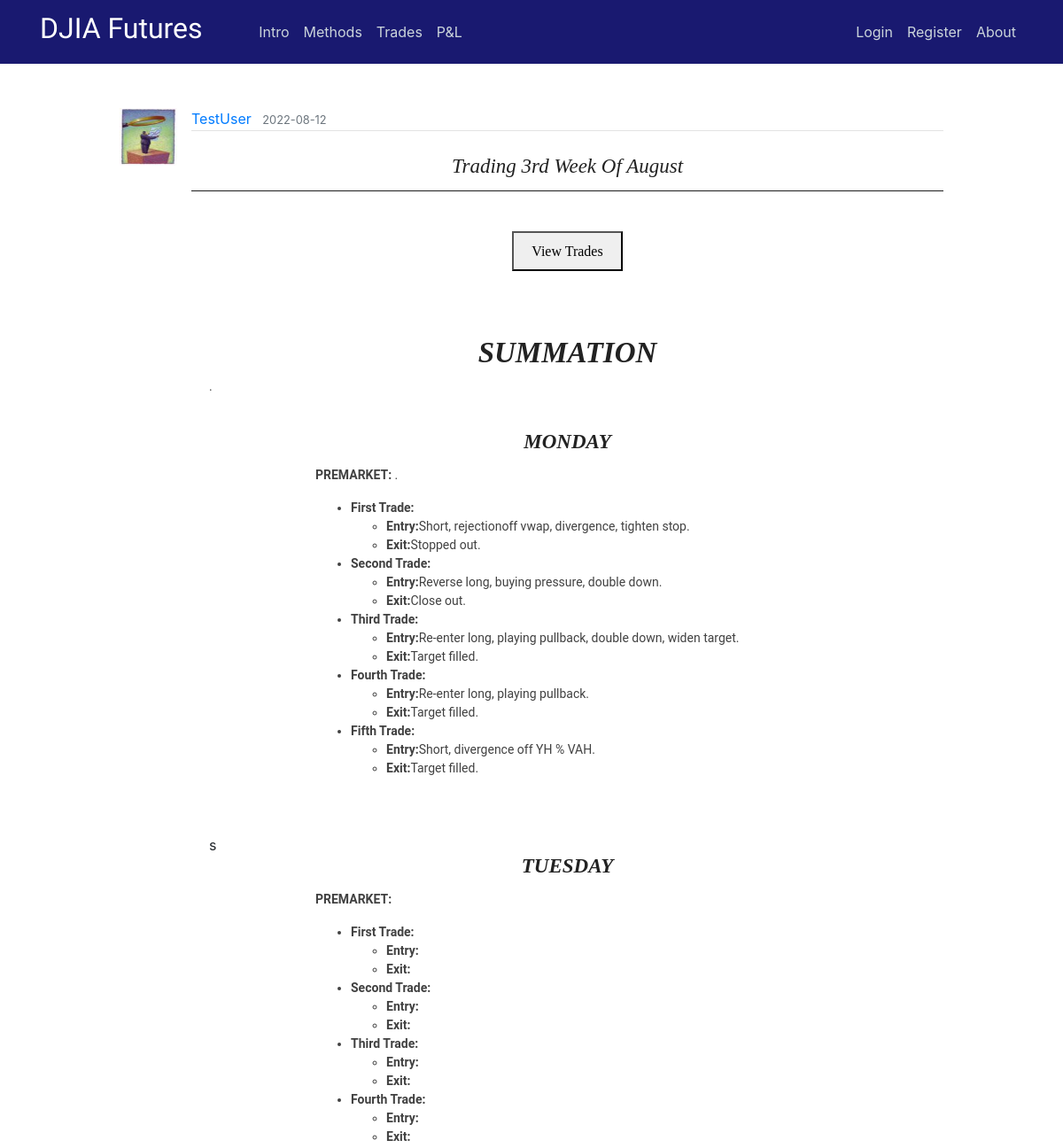
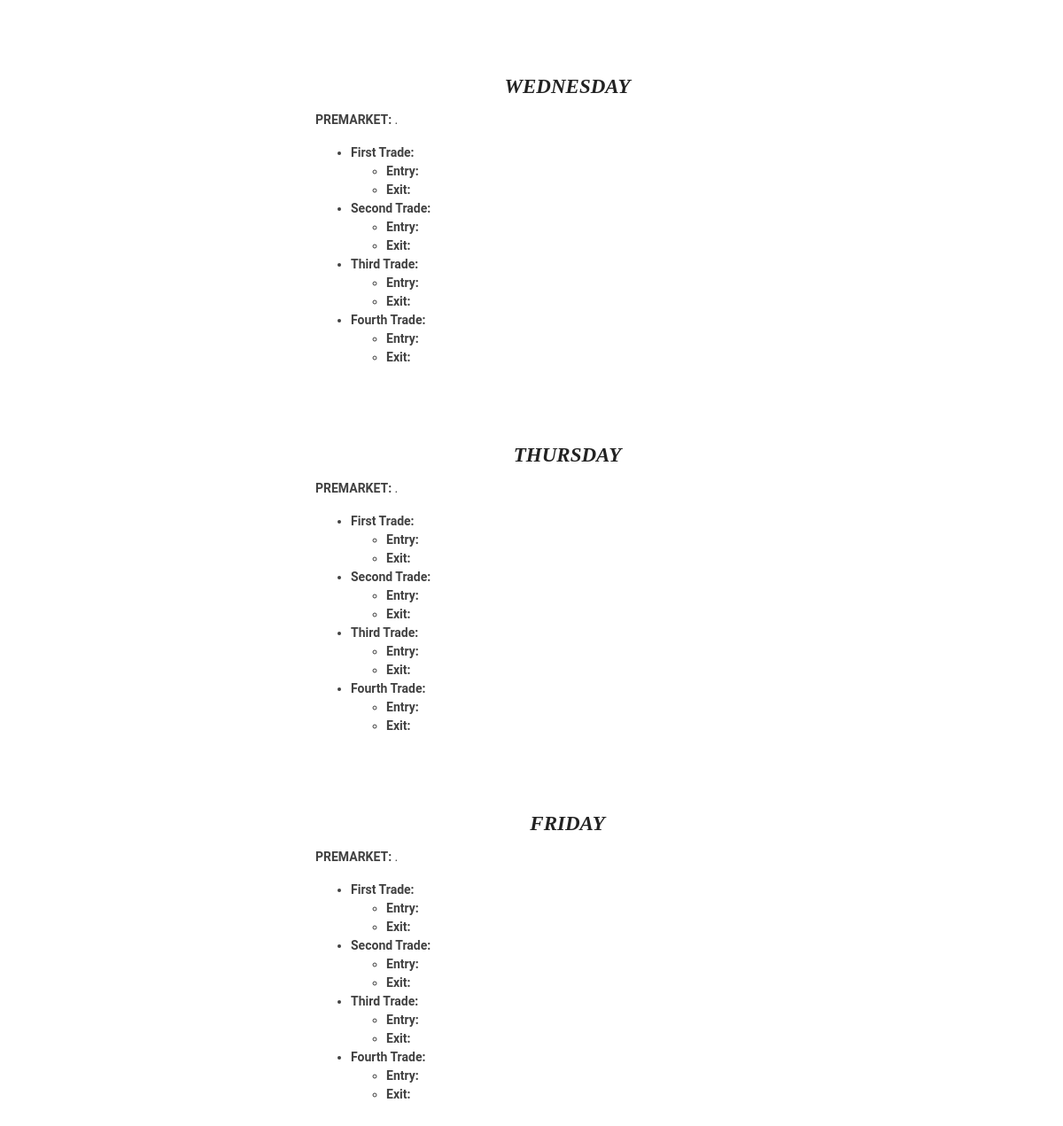
Page /post/172 on the earlier database version (2 pictures, top to bottom).
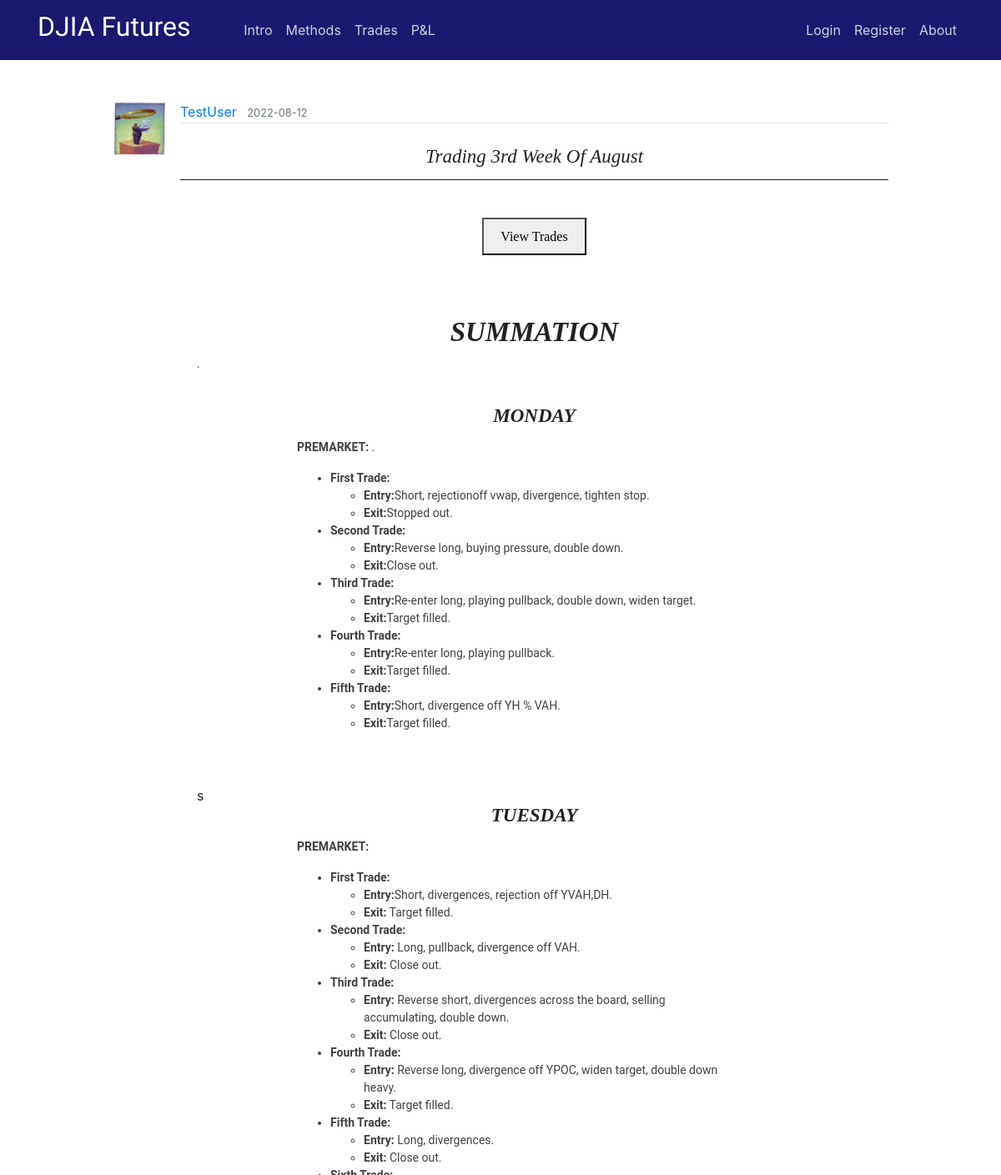
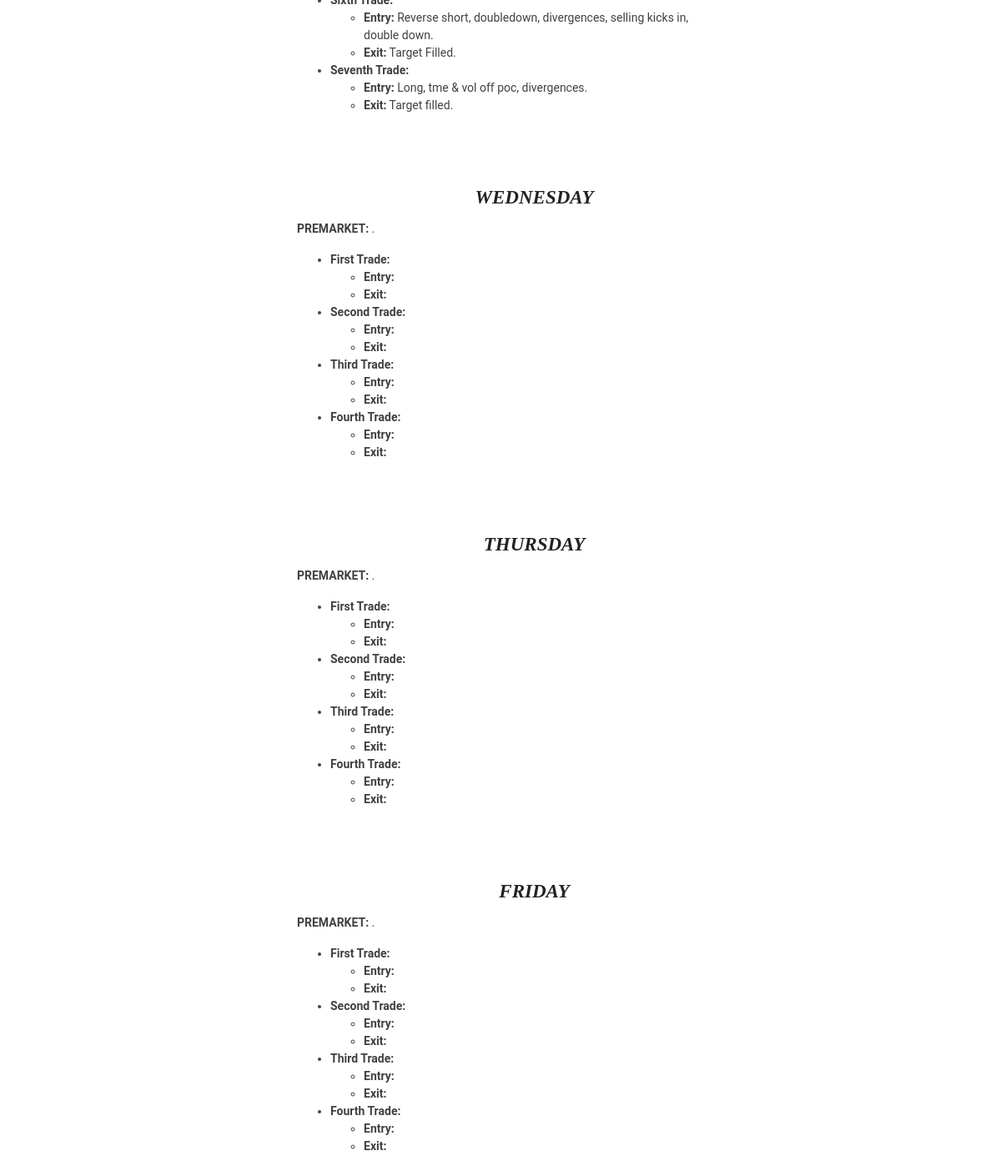
Same page on the later database version (2 pictures, top to bottom).
### flaskblog/models.py (models this page shows, shortened)
class User(db.Model, UserMixin):
    id = db.Column(db.Integer, primary_key=True)
    username = db.Column(db.String(20), unique=True, nullable=False)
    email = db.Column(db.String(120), unique=True, nullable=False)
    image_file = db.Column(db.String(20), nullable=False, default='default.jpg')
    password = db.Column(db.String(60), nullable=False)
    posts = db.relationship('Post', backref='author', lazy=True)

class Post(db.Model):
    id = db.Column(db.Integer, primary_key=True)
    title = db.Column(db.String(100), nullable=False)
    date_posted = db.Column(db.DateTime, nullable=False, default=datetime.utcnow)
    content = db.Column(db.Text, nullable=False)
    user_id = db.Column(db.Integer, db.ForeignKey('user.id'), nullable=False)
    teaser_title = db.Column(db.Text, nullable=True)
    teaser_details = db.Column(db.Text, nullable=True)
    teaser_caption = db.Column(db.Text, nullable=True)
    teaser_img = db.Column(db.Text, nullable=True)
    teaser_content = db.Column(db.Text, nullable=True)
    teaser_wkid = db.Column(db.Text, nullable=True)

### flaskblog/posts/routes.py (the view)
@posts.route("/post/<int:post_id>")
def post(post_id):
    post = Post.query.get_or_404(post_id)
    if len(post.teaser_wkid) != 0:
        weekly = post.teaser_wkid
    else:
        weekly = ""
    return render_template('post.html', weekly=weekly, title=post.title, post=post)

### flaskblog/templates/post.html (shortened to what this page needs)
{% extends "layout.html" %}
{% block content %}
  <article class="media content-section" style="border:none;">
    <img class="article-img" src="{{ url_for('static', filename='profile_pics/' + post.author.image_file) }}">
    <div class="media-body">
      <div class="article-metadata">
        <a class="mr-2" href="{{ url_for('users.user_posts', username=post.author.username) }}">{{ post.author.username }}</a>
        <small class="text-muted">{{ post.date_posted.strftime('%Y-%m-%d') }}</small>
      </div>
      <center><br><h3 class="hero-header">{{ post.title }}</h3><hr><br></center>
      {% if weekly |length %}
      <center><button onclick="myDetach()">View Trades</button></center>
      <br>
      <br>
      {% endif %}
      {{ post.content|safe }}
  </article>
{% endblock content %}

### flaskblog/templates/layout.html (shortened to what this page needs)
<!DOCTYPE html>
<html>
    <head>
      <link rel="stylesheet" href="https://maxcdn.bootstrapcdn.com/bootstrap/4.0.0/css/bootstrap.min.css">
      <link rel="stylesheet" type="text/css" href="{{ url_for('static', filename='main.css') }}">
      <link rel="stylesheet" type="text/css" href="{{ url_for('static', filename='study.css') }}">
      <link rel="stylesheet" type="text/css" href="{{ url_for('static', filename='modal.css') }}">
    </head>
    <body class="_backdrop">
    <div class="grid">
    <header class="site-header">
          <nav class="navbar navbar-expand-md navbar-dark bg-steel fixed-top">
              <div class="container">
                <a class="navbar-brand mr-2" href="/"><h2><span style="font-family:Lobster Two">DJIA Futures &nbsp &nbsp &nbsp</span></h2></a>
                <div class="collapse navbar-collapse" id="navbarToggle">
                  <div class="navbar-nav mr-auto">
                    <a class="nav-item nav-link" href="{{ url_for('main.intro') }}">Intro</a>
                    <a class="nav-item nav-link" href="{{ url_for('main.methods') }}">Methods</a>
                    <a class="nav-item nav-link" href="{{ url_for('main.trades') }}">Trades</a>
                    <a class="nav-item nav-link" href="{{ url_for('main.pnl') }}">P&L</a>
                  </div>
                  <div class="navbar-nav">
                    {% if current_user.is_authenticated and current_user.username == "GuestUser" %}
                      <a class="nav-item nav-link" href="{{ url_for('users.login') }}">Members Login</a>
                      <a class="nav-item nav-link" href="{{ url_for('users.logout') }}">Logout</a>
                      <a class="nav-item nav-link" href="{{ url_for('main.about') }}">About</a>
                    {% else %}
                      {% if current_user.is_authenticated %}
                        <a class="nav-item nav-link" href="{{ url_for('posts.new_post') }}">New Post</a>
                        <a class="nav-item nav-link" href="{{ url_for('users.account') }}">Account</a>
                        <a class="nav-item nav-link" href="{{ url_for('users.logout') }}">Logout</a>
                        <a class="nav-item nav-link" href="{{ url_for('main.about') }}">About</a>
                      {% else %}
                        <a class="nav-item nav-link" href="{{ url_for('users.login') }}">Login</a>
                        <a class="nav-item nav-link" href="{{ url_for('users.register') }}">Register</a>
                        <a class="nav-item nav-link" href="{{ url_for('main.about') }}">About</a>
                      {% endif %}
                    {% endif %}
                  </div>
                </div>
              </div>
          </nav>
    </header>
    <main role="main" class="container-fluid site-header-border-adjust col-md-10">
      <div>
        {% block content %}{% endblock %}
      </div>
    </main>
    </body>
</html>

### flaskblog/static/main.css (style rules this page uses)
body { margin-top: 5rem; }
._backdrop { background: url(img/stocks.jpg) no-repeat center center fixed; -webkit-background-size: cover; -moz-background-size: cover; -o-background-size: cover; background-size: cover; }
.adjust-doc-border-intro { padding-right: 20px; padding-left: 20px; padding-top: 20px; padding-bottom: 20px; }
.doc-clear { clear: both; display: block; }
hr { margin-top: 1rem; margin-bottom: 1rem; border: 0; border-top: 1px solid rgba(0, 0, 0, 0.89); }
p.teaser-content { color: #414141; font-size: 14px; font-family: 'Roboto', Arial, 'Helvetica Neue', Helvetica, sans-serif; line-height: 1.5; }
.bg-steel { background-color: midnightblue; }
.site-header .navbar-nav .nav-link { color: #cbd5db; }
.site-header-border-adjust { margin-top: 7rem; }
.content-section { background: #ffffff; padding: 10px 20px; border: 1px solid #000000; border-radius: 9px; margin-bottom: 20px; }
.article-img { height: 65px; width: 65px; margin-right: 16px; }
.article-metadata { padding-bottom: 1px; margin-bottom: 4px; border-bottom: 1px solid #e3e3e3 }

### flaskblog/static/study.css (style rules this page uses)
h1.hero-header { color: #222; text-transform: capitalize; font-weight: 400; font-style: italic; font-size: 28px; font-family: Baskerville, 'Baskerville Old Face', 'Hoefler Text', Garamond, 'Times New Roman', serif; }
h3.hero-header { color: #222; text-transform: capitalize; font-weight: 400; font-style: italic; font-size: 28px; font-family: Baskerville, 'Baskerville Old Face', 'Hoefler Text', Garamond, 'Times New Roman', serif; }
h3 { font-weight: 700; line-height: 1; }
li.list { color: #414141; font-size: 14px; font-family: 'Roboto', Arial, 'Helvetica Neue', Helvetica, sans-serif; line-height: 1.5; }
button { margin-top: 5px; margin-bottom: 5px; padding: 8px 20px 7px; font-family: Cambria, Georgia, serif; line-height: 1.6; }
@media screen and (min-width: 25rem) { h1.hero-header { font-size: 33px; } }
@media screen and (min-width: 25rem) { h3.hero-header { font-size: 23px; } }

### flaskblog/static/modal.css (style rules this page uses)
img { margin-bottom: -4px; }

Differences in the rows shown:
changed Post "Trading 3rd Week Of August": content "…PREMARKET: First Trade: Entry: Exit: Second Trade: Entry: Exit: Third Trade: Entry: Exit: Fourth Trade: Entry: Exit: WEDNESDAY PREMARKET: . First…" → "…PREMARKET: First Trade: Entry: Short, divergences, rejection off YVAH,DH. Exit: Target filled. Second Trade: Entry: Long, pullback, divergence off VAH. Exit: Close out. Third Trade: Entry: Reverse short, divergences across the board, selling accumulating, double down. Exit: Close out. Fourth Trade: Entry: Reverse long, divergence off YPOC, widen target, double down heavy. Exit: Target filled. Fifth Trade: Entry: Long, divergences. Exit: Close out. Sixth Trade: Entry: Reverse short, doubledown, divergences, selling kicks in, double down. Exit: Target Filled. Seventh Trade: Entry: Long, tme & vol off poc, divergences. Exit: Target filled. WEDNESDAY PREMARKET: . First…"
